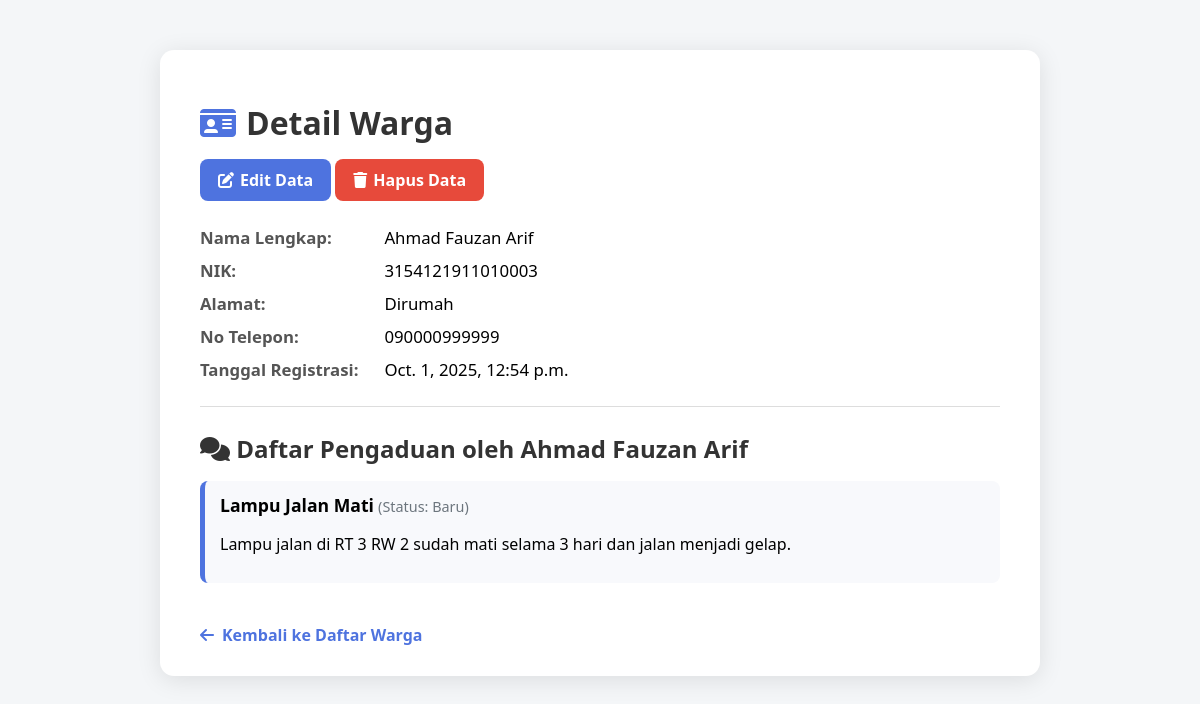
Before: /warga/1/ with the older database file.
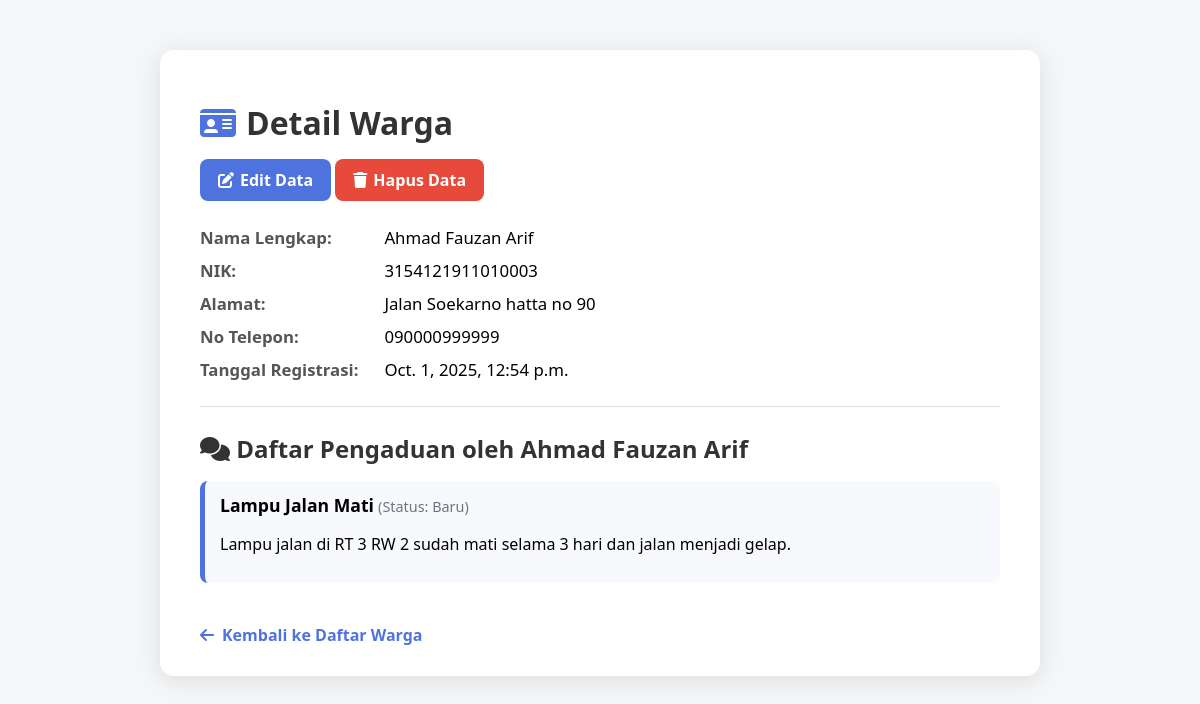
After: the same page with the newer database file.
### warga/models.py (models this page shows, shortened)
class Warga(models.Model):
    nik = models.CharField(max_length = 16, unique = True, verbose_name = "Nomor Induk Kependudukan")
    nama_lengkap = models.CharField(max_length = 100, verbose_name = "Nama Lengkap")
    alamat = models.TextField(verbose_name = "Alamat Tinggal")
    no_telepon = models.CharField(max_length = 15, blank = True, verbose_name = "Nomor Telepon")
    tanggal_registrasi = models.DateTimeField(auto_now_add = True)

### warga/views.py (the view)
# urls.py: path('<int:pk>/', WargaDetailView.as_view(), name = 'warga-detail'),
class WargaDetailView(DetailView):
    model = Warga
    template_name = 'warga/warga_detail.html'

### warga/templates/warga/warga_detail.html (shortened to what this page needs)
<!DOCTYPE html>
<html lang="id">
<head>
    <link rel="stylesheet" href="https://cdnjs.cloudflare.com/ajax/libs/font-awesome/6.5.0/css/all.min.css">
</head>
<body>
    <div class="container">
        <h1><i class="fa-solid fa-id-card"></i> Detail Warga</h1>
        <div class="action-buttons">
            <a href="{% url 'warga-edit' warga.pk %}" class="edit-btn">
                <i class="fa-solid fa-pen-to-square"></i> Edit Data
            </a>
            <a href="{% url 'warga-hapus' warga.pk %}" class="delete-btn">
                <i class="fa-solid fa-trash"></i> Hapus Data
            </a>
        </div>
        <div class="detail-item">
            <strong>Nama Lengkap:</strong> {{ warga.nama_lengkap }}
        </div>
        <div class="detail-item">
            <strong>NIK:</strong> {{ warga.nik }}
        </div>
        <div class="detail-item">
            <strong>Alamat:</strong> {{ warga.alamat }}
        </div>
        <div class="detail-item">
            <strong>No Telepon:</strong> {{ warga.no_telepon }}
        </div>
        <div class="detail-item">
            <strong>Tanggal Registrasi:</strong> {{ warga.tanggal_registrasi }}
        </div>
        <hr>
        <h2><i class="fa-solid fa-comments"></i> Daftar Pengaduan oleh {{ warga.nama_lengkap }}</h2>
        <ul class="pengaduan-list">
            {% for aduan in warga.pengaduan.all %}
                <li>
                    <strong>{{ aduan.judul }}</strong>
                    <span class="status">(Status: {{ aduan.get_status_display }})</span>
                    <p>{{ aduan.deskripsi }}</p>
                </li>
            {% empty %}
                <li>Warga ini belum pernah membuat pengaduan.</li>
            {% endfor %}
        </ul>
        <a href="{% url 'warga-list' %}" class="back-link">
            <i class="fa-solid fa-arrow-left"></i> Kembali ke Daftar Warga
        </a>
    </div>
</body>
</html>

Changed rows visible on the page:
changed Warga "Ahmad Fauzan Arif": alamat "Dirumah" → "Jalan Soekarno hatta no 90"
